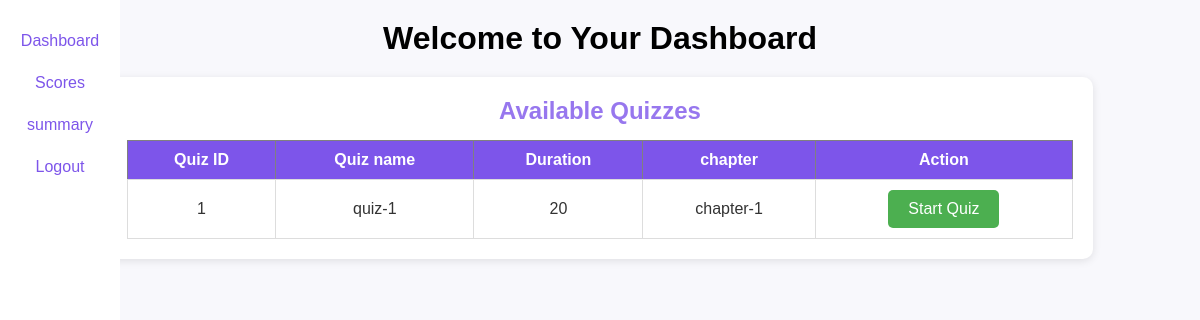
Page /dashboard (signed in) on the committed database.
### tables this page shows
CREATE TABLE QUIZES(
    id INTEGER PRIMARY KEY AUTOINCREMENT,
    quiz_name TEXT NOT NULL,
    chapter_id INTEGER NOT NULL,
    date TEXT NOT NULL,
    duration INTEGER NOT NULL,
    FOREIGN KEY(chapter_id) REFERENCES CHAPTERS(id) on DELETE CASCADE ON UPDATE CASCADE
    );

CREATE TABLE CHAPTERS(
    id INTEGER PRIMARY KEY AUTOINCREMENT,
    chapter_name TEXT NOT NULL,
    subject_id INTEGER NOT NULL,
    no_of_question INTEGER NOT NULL,
    FOREIGN KEY(subject_id) REFERENCES SUBJECTS(id) on DELETE CASCADE ON UPDATE CASCADE
    );

### controllers/user.py (the view)
@user_bp.route('/dashboard')
def user_dashboard():
    if 'user_id' not in session:
        return redirect(url_for('auth.login'))
    conn = get_db_connection()
    cursor = conn.cursor()
    cursor.execute('''
        SELECT QUIZES.id, QUIZES.quiz_name, QUIZES.date, QUIZES.duration, CHAPTERS.chapter_name
        FROM QUIZES
        JOIN CHAPTERS ON QUIZES.chapter_id = CHAPTERS.id
    ''')
    quizzes = cursor.fetchall()
    cursor.execute('''
        SELECT scores.id, QUIZES.quiz_name, scores.total_scored
        FROM scores
        JOIN QUIZES ON scores.quiz_id = QUIZES.id
        WHERE scores.user_id = ?
    ''', (session['user_id'],))
    scores = cursor.fetchall()
    conn.close()
    return render_template('user/user_dashboard.html', quizzes=quizzes, scores=scores)

### models/setup_db.py (called while the page is built)
def get_db_connection():
    try:
        conn = sqlite3.connect(DB_PATH)
        conn.execute("PRAGMA foreign_keys = ON;")  # ✅ Ensures foreign keys are enforced
        return conn
    except sqlite3.Error as e:
        print(f"❌ Database connection failed: {e}")
        return None  # Prevents returning a broken connection

### templates/user/user_dashboard.html (shortened to what this page needs)
<!DOCTYPE html>
<html lang="en">
<head>
    <link rel="stylesheet" href="{{ url_for('static', filename='user_home.css') }}">
</head>
<body>
    <nav class="nav">
        <div class="nav-left">
            <a href="{{ url_for('user.user_dashboard') }}"><button class="nav-button">Dashboard</button></a>
            <a href="{{ url_for('user.user_scores') }}"><button class="nav-button">Scores</button></a>
            <a href="{{ url_for('user.user_summary') }}"><button class="nav-button">summary</button></a>
            <a href="{{ url_for('auth.logout') }}"><button class="nav-button">Logout</button></a>
        </div>
    </nav>
    <h1>Welcome to Your Dashboard</h1>
    <div class="container">
        <h2>Available Quizzes</h2>
        <table border="1">
            <thead>
                <tr>
                    <th>Quiz ID</th>
                    <th>Quiz name</th>
                    <th>Duration</th>
                    <th>chapter</th>
                    <th>Action</th>
                </tr>
            </thead>
            <tbody>
                {% for quiz in quizzes %}
                <tr>
                    <td>{{ quiz[0] }}</td>
                    <td>{{ quiz[1] }}</td>
                    <td>{{ quiz[3] }}</td>
                    <td>{{ quiz[4] }}</td>
                    <td>
                        <a href="{{ url_for('user.quiz_attempt', quiz_id=quiz[0]) }}">
                            <button class="quiz_start"
                                style="background-color: #4CAF50; color: white; padding: 10px 20px; border: none; border-radius: 5px; cursor: pointer;">
                                Start Quiz
                            </button>
                        </a>
                    </td>
                </tr>
                {% else %}
                <tr>
                    <td colspan="5">No quizzes available.</td>
                </tr>
                {% endfor %}
            </tbody>
        </table>
    </div>
</body>
</html>

### static/user_home.css (style rules this page uses)
* { margin: 0; padding: 0; box-sizing: border-box; }
body { font-family: Arial, sans-serif; background-color: #f8f8fc; color: #333; padding: 20px; text-align: center; }
.nav { width: 120px; position: fixed; left: 0; top: 0; height: 100vh; background-color: white; display: flex; flex-direction: column; align-items: center; padding: 20px; }
.nav-button { background-color: transparent; border: none; color: #7d55ea; text-align: center; padding: 12px; width: 100%; font-size: 16px; cursor: pointer; transition: background 0.3s ease; }
button { padding: 10px 15px; border: none; font-size: 16px; cursor: pointer; border-radius: 5px; transition: background 0.3s ease; }
.container { width: 85%; margin: 20px auto; background: white; padding: 20px; border-radius: 10px; box-shadow: 0 2px 8px rgba(0, 0, 0, 0.1); }
h1 { color: black; margin-bottom: 20px; }
h2 { color: rgba(125, 85, 234, 0.8); margin-bottom: 15px; }
table { width: 100%; border-collapse: collapse; margin-top: 15px; }
thead th { background-color: #7d55ea; color: white; padding: 10px; }
tbody td { padding: 10px; border: 1px solid #ddd; }

### rows in the picture
QUIZES: id "1", quiz_name "quiz-1", duration "20", chapter_name "chapter-1"
